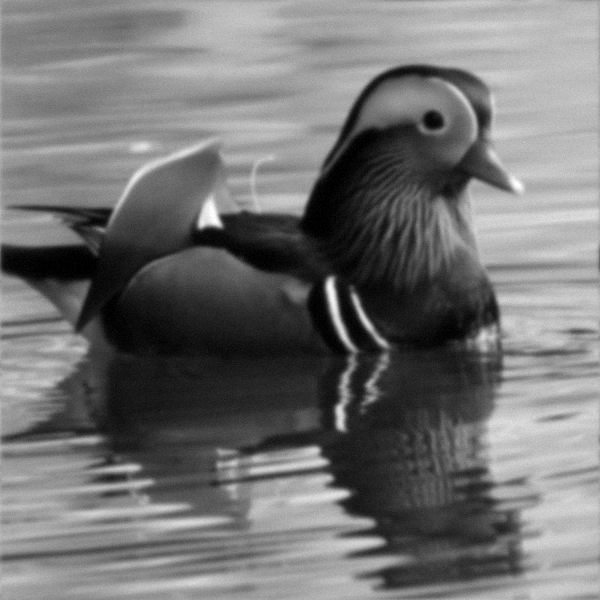
#> input picture project3/Bird 2 degraded.tif, 600 x 600 px
$ python project3.py
#> lines starting #> are read from the running program, lines starting #| are printed output that depends on the picture
import numpy as np
import matplotlib.pyplot as plt
import cv2
import math
import pandas as pd


def get_norm_magnitude(ft):
    mg = np.abs(ft)
    scale = 1/(np.log(np.max(mg)+1))
    mg = scale*np.log(mg+1)*255
    mg = np.clip(np.uint8(mg), 0, 255)
    return mg


def get_masked(H, radius):
    rows, cols = H.shape
    crow, ccol = rows//2, cols//2

    mask = np.zeros((rows, cols), np.float64)
    for x in range(rows):
        for y in range(cols):
            dist = np.linalg.norm(np.array([x, y]) - np.array([crow, ccol]))
            if dist < radius:
                mask[x, y] = H[x, y]
            else:
                mask[x, y] = 1

    return mask


# read degaded image
g = plt.imread('Bird 2 degraded.tif')
#> g is the input picture: shape (600, 600); min 0, max 255, mean 114.8
g = np.float64(g)/255.0
print(g.shape)
#| (600, 600)

# dtft
G = np.fft.fft2(g)
G = np.fft.fftshift(G)

# magnitude of dtft
G_m = get_norm_magnitude(G)
#> in get_norm_magnitude, `scale = 1/(np.log(np.max(mg)+1))`: scale = 0.0834
#> in get_norm_magnitude, `mg = scale*np.log(mg+1)*255`:
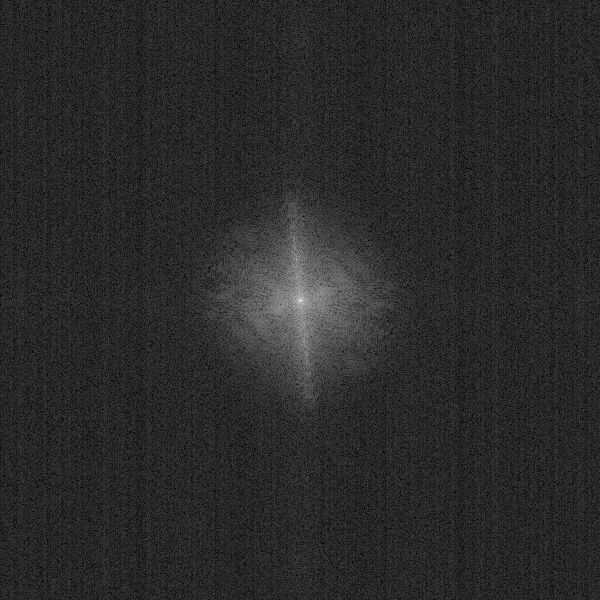
#> mg: shape (600, 600) float64; min 0.593, max 255, mean 42.6
cv2.imwrite('G_magnitude.png', G_m)

# degradation model H
H = np.zeros((G.shape), np.float64)
k = 0.001 # mild turbulence
for u in range(H.shape[0]):
    for v in range(H.shape[1]):
        H[u][v] = math.exp(-k*(math.pow(
            (u-H.shape[0]/2)**2+(v-H.shape[1]/2)**2, 5/6)))
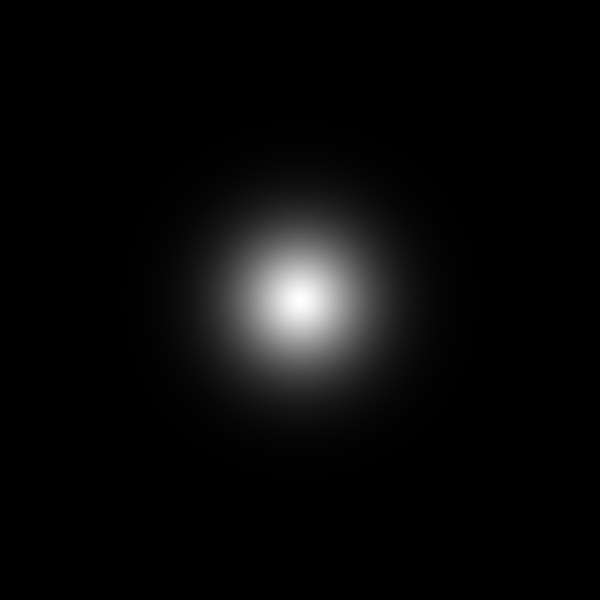
#> H: shape (600, 600) float64; min 3.95e-11, max 1, mean 0.0383

H_m = get_norm_magnitude(H)
cv2.imwrite('H_magnitude.png', H_m)

# inverse filter
for r in [50, 85, 120]:
    F_hat = G/get_masked(H,r)
    F_hat = np.nan_to_num(F_hat)
    cv2.imwrite('F_hat_magnitude_%d.png'%r, get_norm_magnitude(F_hat))
    F_hat = np.fft.ifftshift(F_hat)
    f_hat = np.fft.ifft2(F_hat)
    f_hat = np.clip(np.uint8(np.abs(f_hat)*255), 0, 255)
    cv2.imwrite('restoration_%d.png'%r, f_hat)
